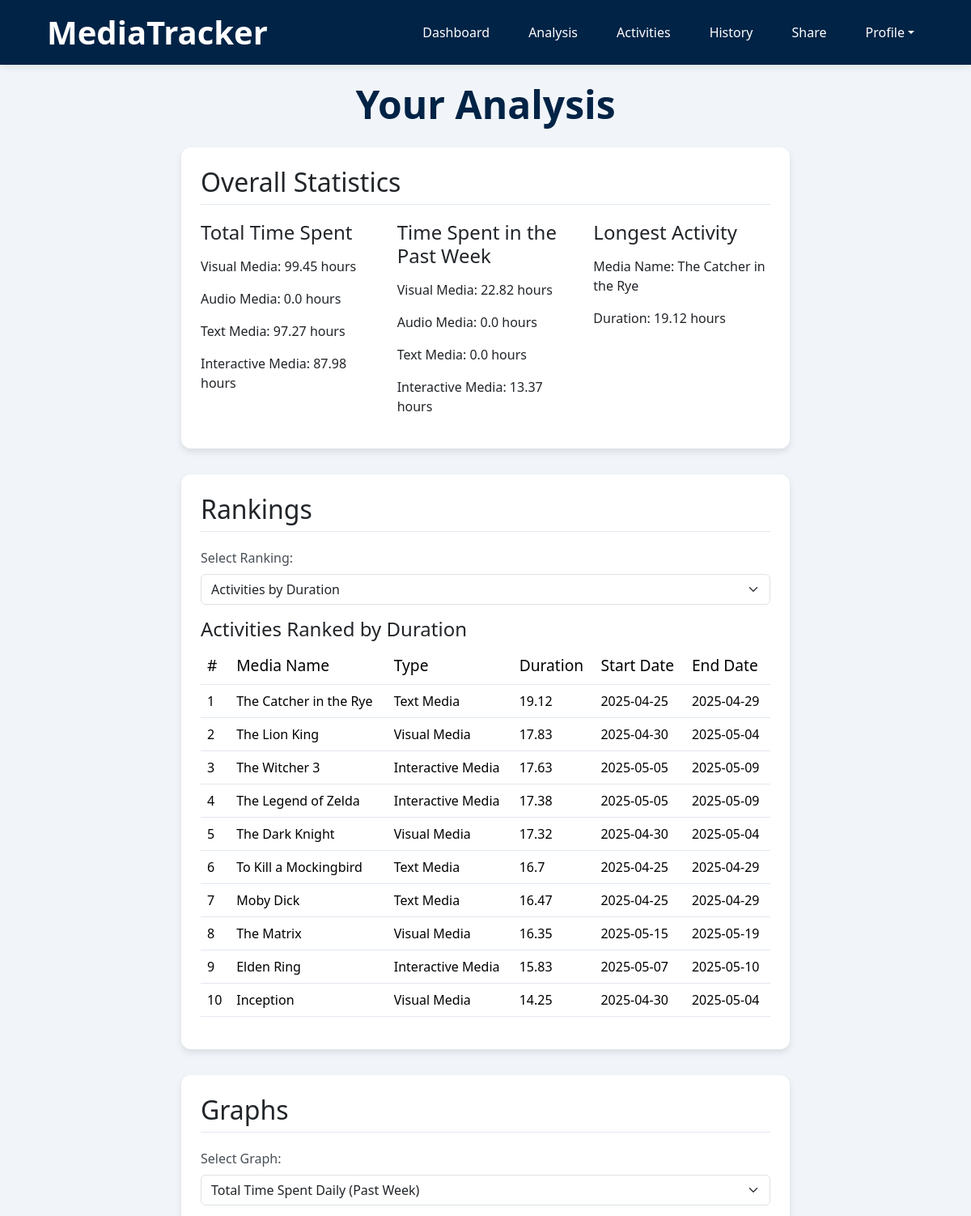
Before: /analysis (signed in, upper part) with the older database file.
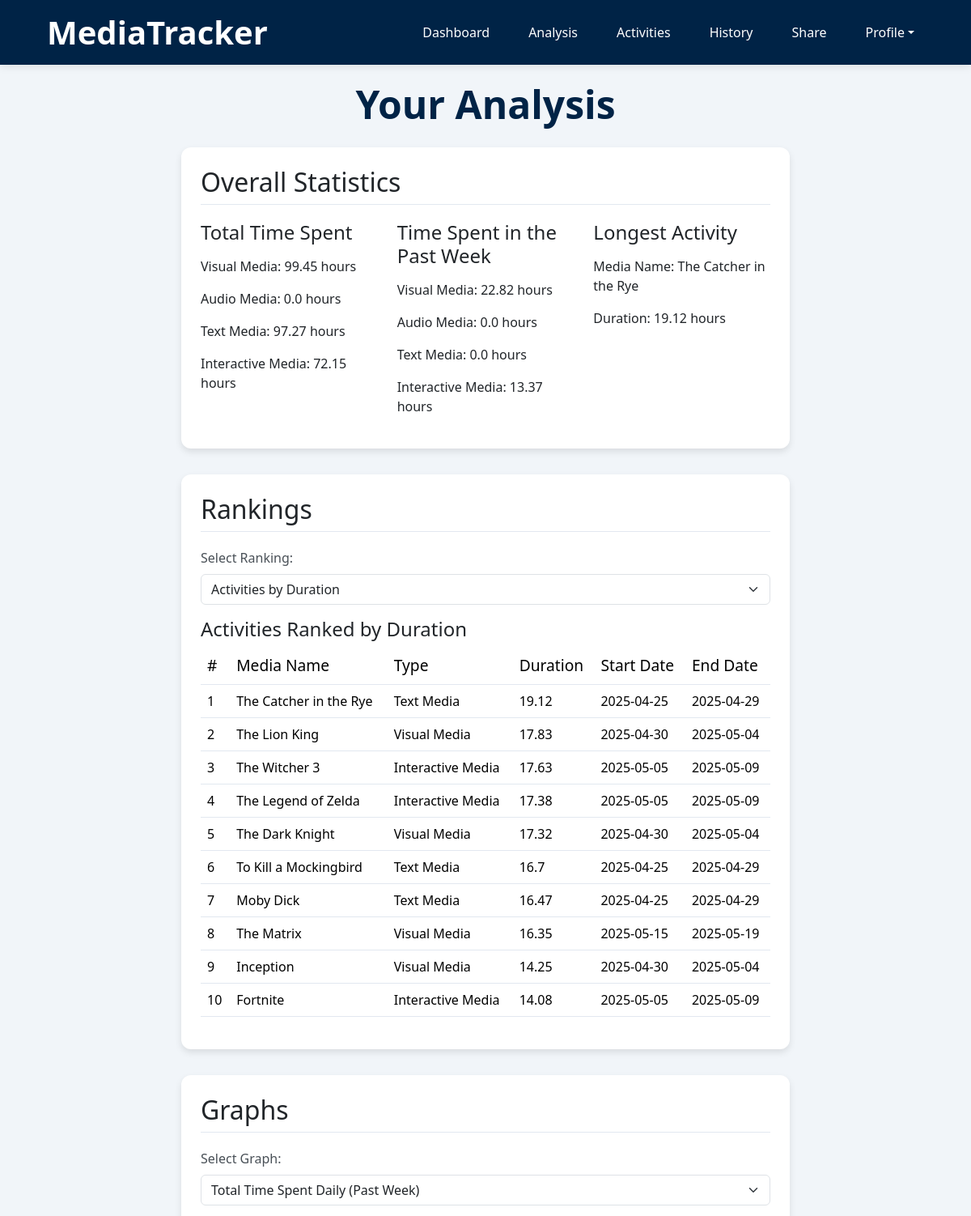
After: the same page with the newer database file.
### app/models.py (models this page shows)
class Activities(db.Model):
    __tablename__ = 'Activities'
    id = db.Column(db.Integer, primary_key=True)
    username = db.Column(db.String(80), db.ForeignKey('Users.username'), nullable=False)
    media_type = db.Column(db.String(50), nullable=False)
    media_subtype = db.Column(db.String(50), nullable=True)
    media_name = db.Column(db.String(120), nullable=False)
    status = db.Column(db.String(20), nullable=False, default='ongoing')
    start_date = db.Column(db.Date, nullable=True)
    end_date = db.Column(db.Date, nullable=True)
    rating = db.Column(db.Float, nullable=True)
    comment = db.Column(db.Text, nullable=True)
    media_entries = db.relationship('Entries', backref='activity')

### app/routes.py (the view)
@blueprint.route('/analysis', methods=['GET'])
@login_required
def analysis():
    result = get_analysis_page(current_user.username)
    if result: return result

### app/models.py (called while the page is built)
@login.user_loader
def load_user(username):
    return db.session.get(Users, username)

### app/templates/analysis.html (shortened to what this page needs)
{% extends "base.html" %}
{% block content %}
<div class="page-container">
    {% if current_user.username == username %}
        <h2 class="text-center page-title">Your Analysis</h2>
    {% else %}
        <h2 class="text-center page-title">{{ username }}'s Analysis</h2>
    {% endif %}
    <section class="section wow fadeInUp" data-wow-duration="0.2s" data-wow-delay="0.05s">
        <h2 class="section-header">Overall Statistics</h2>
        <div class="row">
            <div class="col-md-4">
                <h4>Total Time Spent</h4>
                <p>Visual Media: <span id="total-visual-media">{{ analysis_data.statistics.total_visual_media }} hours</span></p>
                <p>Audio Media: <span id="total-audio-media">{{ analysis_data.statistics.total_audio_media }} hours</span></p>
                <p>Text Media: <span id="total-text-media">{{ analysis_data.statistics.total_text_media }} hours</span></p>
                <p>Interactive Media: <span id="total-interactive-media">{{ analysis_data.statistics.total_interactive_media }} hours</span></p>
            </div>
            <div class="col-md-4">
                <h4>Time Spent in the Past Week</h4>
                <p>Visual Media: <span id="week-visual-media">{{ analysis_data.statistics.week_visual_media }} hours</span></p>
                <p>Audio Media: <span id="week-audio-media">{{ analysis_data.statistics.week_audio_media }} hours</span></p>
                <p>Text Media: <span id="week-text-media">{{ analysis_data.statistics.week_text_media }} hours</span></p>
                <p>Interactive Media: <span id="week-interactive-media">{{ analysis_data.statistics.week_interactive_media }} hours</span></p>
            </div>
            <div class="col-md-4">
                <h4>Longest Activity</h4>
                <p>Media Name: <span id="longest-activity-name">{{ analysis_data.statistics.longest_activity.media_name }}</span></p>
                <p>Duration: <span id="longest-activity-duration">{{ analysis_data.statistics.longest_activity.duration }} hours</span></p>
            </div>
        </div>
    </section>
    <section class="section wow fadeInUp" data-wow-duration="0.2s" data-wow-delay="0.1s">
        <h2 class="section-header">Rankings</h2>
        <div class="mb-3">
            <label for="ranking-select" class="form-label">Select Ranking:</label>
            <select id="ranking-select" class="form-select">
                <option value="activities-duration">Activities by Duration</option>
            </select>
        </div>
        <div id="ranking-view">
            <h4>Activities Ranked by Duration</h4>
            <table class="table">
                <thead>
                    <tr>
                        <th>#</th>
                        <th>Media Name</th>
                        <th>Type</th>
                        <th>Duration</th>
                        <th>Start Date</th>
                        <th>End Date</th>
                    </tr>
                </thead>
                <tbody>
                    {% for activity in analysis_data.rankings.activities_by_duration %}
                    <tr>
                        <td>{{ loop.index }}</td>
                        <td>{{ activity.media_name }}</td>
                        <td>{{ activity.media_type }}</td>
                        <td>{{ activity.total_duration }}</td>
                        <td>{{ activity.start_date }}</td>
                        <td>{{ activity.end_date }}</td>
                    </tr>
                    {% endfor %}
                </tbody>
            </table>
        </div>
    </section>
    <section class="section wow fadeInUp" data-wow-duration="0.2s" data-wow-delay="0.05s">
        <h2 class="section-header">Graphs</h2>
        <div class="mb-3">
            <label for="graph-select" class="form-label">Select Graph:</label>
            <select id="graph-select" class="form-select">
                <option value="daily-time">Total Time Spent Daily (Past Week)</option>
            </select>
        </div>
    </section>
</div>
{% endblock %}

Changed rows visible on the page:
removed Activities: media_name "Elden Ring", media_type "Interactive Media", total_duration "15.83", start_date "2025-05-07", end_date "2025-05-10"
now on this page (row unchanged): Activities: media_name "Fortnite", media_type "Interactive Media", total_duration "14.08", start_date "2025-05-05", end_date "2025-05-09"
Other visible differences:
{{ analysis_data.statistics.total_interactive_media }}: "87.98" → "72.15"
